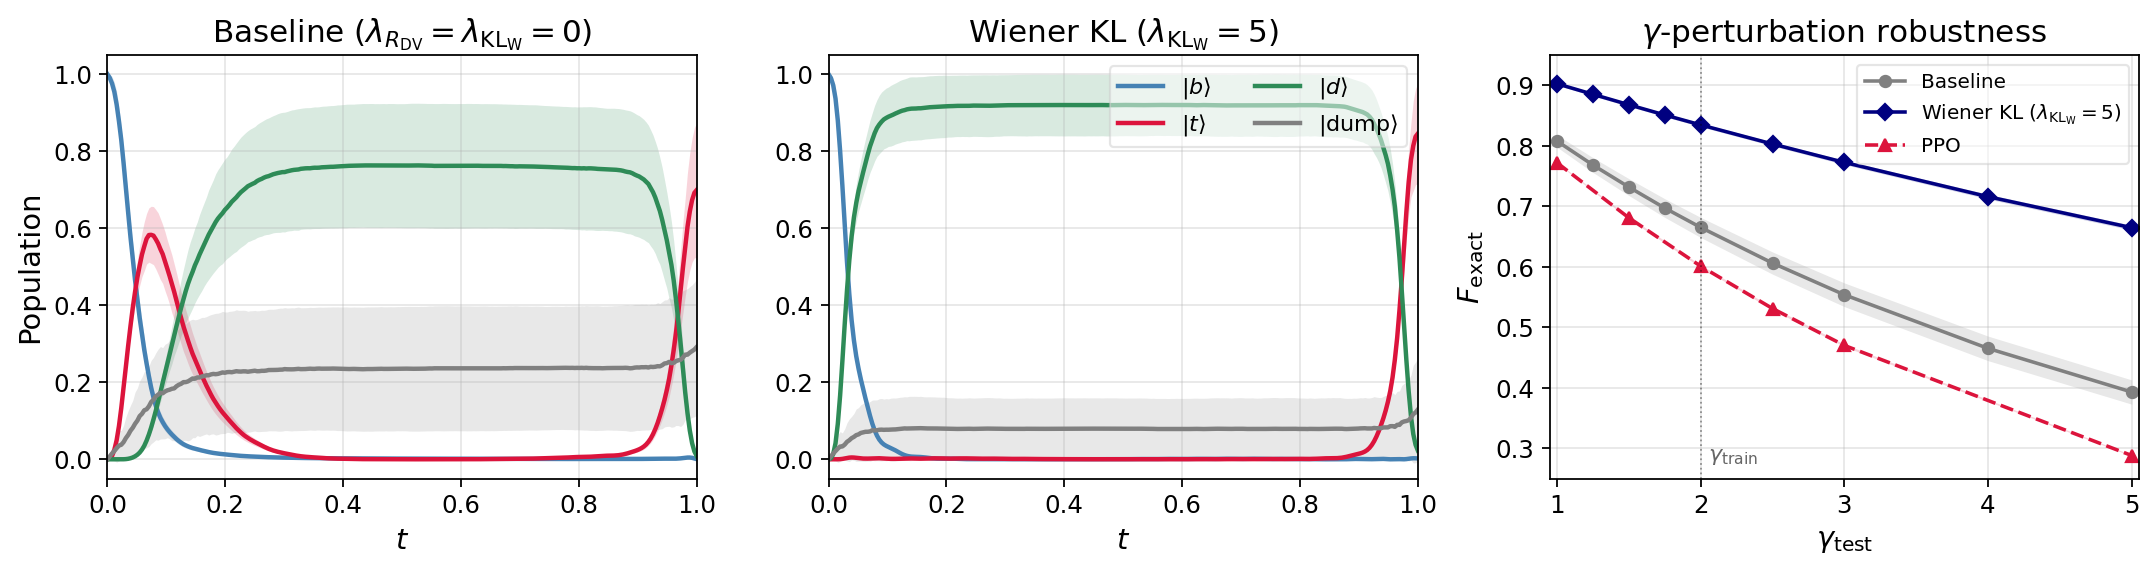

Generate this figure with Python:
#!/usr/bin/env python3
"""Diamond / dark-route 3-panel figure for the body:
panel 1: baseline populations; panel 2: Wiener-KL populations;
panel 3: γ-perturbation robustness curve (replaces PPO populations
panel; PPO populations move to the appendix).
"""
import os, sys, pickle
HERE = os.path.dirname(os.path.abspath(__file__))
ROOT = os.path.dirname(HERE)
sys.path.insert(0, ROOT)

import numpy as np
import jax
import jax.numpy as jnp
from flax import nnx
import matplotlib
matplotlib.use("Agg")
import matplotlib.pyplot as plt

from core.types import ExponentialSplit, asqarray
from core.solver import dssesolve
from train_qmaxcal import FourierController, build_H_con
import importlib
sys_mod = importlib.import_module("systems.dark_route_v3")


N_TRAJS = 128
N_TIME_STEPS = 256

POP_COLOR = {"|b⟩": "steelblue", "|t⟩": "crimson",
             "|d⟩": "seagreen",  "|dump⟩": "gray"}
POP_LABEL = {"|b⟩": r"$|b\rangle$", "|t⟩": r"$|t\rangle$",
             "|d⟩": r"$|d\rangle$", "|dump⟩": r"$|\mathrm{dump}\rangle$"}
POP_ORDER = ["|b⟩", "|t⟩", "|d⟩", "|dump⟩"]


def load_qmc(path):
    with open(path, "rb") as f:
        ck = pickle.load(f)
    n_modes = int(ck["n_modes"]); T_final = float(ck["T_final"])
    n_controls = int(ck["best_cos_coeffs"].shape[0])
    rngs = nnx.Rngs(0)
    ctrl = FourierController(n_controls=n_controls, n_modes=n_modes,
                             T_final=T_final, rngs=rngs)
    ctrl.dc = nnx.Param(ck["best_dc"])
    ctrl.cos_coeffs = nnx.Param(ck["best_cos_coeffs"])
    ctrl.sin_coeffs = nnx.Param(ck["best_sin_coeffs"])
    return ctrl


def sample_populations(ctrl, sysdict, n_trajs=N_TRAJS, n_time_steps=N_TIME_STEPS, seed=12345):
    T_final = sysdict["T_final"]
    dt = T_final / n_time_steps
    tsave = jnp.linspace(0, T_final, n_time_steps + 1)
    sys_q = dict(
        H_sys=asqarray(sysdict["H_sys"]),
        H_ops=[asqarray(H) for H in sysdict["H_ops"]],
        jump_ops=[asqarray(L) for L in sysdict["jump_ops"]],
        psi0=asqarray(sysdict["psi0"]),
        T_final=T_final,
    )
    H_con = build_H_con(ctrl, sys_q["H_ops"])
    keys = jax.random.split(jax.random.PRNGKey(seed), n_trajs)
    res = dssesolve(H_sys=sys_q["H_sys"], jump_ops=sys_q["jump_ops"],
                    psi0=sys_q["psi0"], tsave=tsave, keys=keys, H_con=H_con,
                    method=ExponentialSplit(dt=dt),
                    nsteps=n_time_steps, nsteps_per_save=1)
    states = np.asarray(res.states.data).squeeze(-1)
    pop_traj = {}
    for name, P in sysdict["populations"].items():
        P_np = np.asarray(P)
        Pψ = np.einsum("ij,ntj->nti", P_np, states)
        expect = np.einsum("nti,nti->nt", np.conj(states), Pψ).real
        pop_traj[name] = expect
    return np.asarray(tsave), pop_traj


def main():
    sysdict = sys_mod.create_system(gamma=2.0, T_final=1.0)
    BASE_QMC = os.path.join(ROOT, "results", "diamond", "qmaxcal", "multiseed")

    POP_PANELS = [
        ("Baseline ($\\lambda_{R_{\\mathrm{DV}}}{=}\\lambda_{\\mathrm{KL}_\\mathrm{W}}{=}0$)",
         f"{BASE_QMC}/darkroute_g2.0_T1.0_kl0.0_dv0.0_fl0.001_seed1/controller.pkl"),
        ("Wiener KL ($\\lambda_{\\mathrm{KL}_\\mathrm{W}}{=}5$)",
         f"{BASE_QMC}/darkroute_g2.0_T1.0_kl5.0_dv0.0_fl0.001_seed1/controller.pkl"),
    ]

    plt.rcParams.update({
        "font.size": 13, "axes.titlesize": 14,
        "axes.labelsize": 13, "xtick.labelsize": 11,
        "ytick.labelsize": 11, "legend.fontsize": 10,
    })

    fig, axes = plt.subplots(1, 3, figsize=(13.5, 3.6))

    # --- population panels (no shared y; we set ylim manually) ---
    for col, (title, path) in enumerate(POP_PANELS):
        ctrl = load_qmc(path)
        print(f"[{title}] sampling {N_TRAJS} SSE trajectories...")
        t, pop_traj = sample_populations(ctrl, sysdict)
        ax = axes[col]
        for name in POP_ORDER:
            arr = pop_traj[name]
            mu = arr.mean(axis=0); sd = arr.std(axis=0)
            c = POP_COLOR[name]
            ax.plot(t, mu, color=c, lw=2.0, label=POP_LABEL[name])
            ax.fill_between(t, mu - sd, mu + sd, color=c, alpha=0.18, linewidth=0)
        ax.set_title(title)
        ax.set_xlabel(r"$t$")
        ax.set_xlim(0, t[-1])
        ax.set_ylim(-0.05, 1.05)
        ax.grid(True, alpha=0.3)
        if col == 1:
            ax.legend(loc="upper right", framealpha=0.5, ncol=2)
    axes[0].set_ylabel("Population")

    # --- robustness panel ---
    ax = axes[2]
    npz = np.load(os.path.join(ROOT, "results", "diamond", "robustness", "dr3_robustness_multiseed.npz"))
    gammas = npz["gammas"]

    # PPO numbers from app:diamond `tab:dr3_robustness` (3-seed mean ± std)
    ppo_g    = np.array([1.0, 1.5, 2.0, 2.5, 3.0, 5.0])
    ppo_mean = np.array([0.772, 0.681, 0.601, 0.531, 0.470, 0.288])
    ppo_std  = np.array([0.001, 0.002, 0.002, 0.002, 0.002, 0.001])

    series = [
        ("Baseline",                               npz["F_means_lam0.0"], npz["F_stds_lam0.0"], "gray", "o", "-"),
        (r"Wiener KL ($\lambda_{\mathrm{KL}_\mathrm{W}}{=}5$)",   npz["F_means_lam5.0"], npz["F_stds_lam5.0"], "navy", "D", "-"),
    ]
    for label, mu, sd, color, marker, ls in series:
        ax.plot(gammas, mu, color=color, lw=1.6, marker=marker, ms=5, ls=ls, label=label)
        ax.fill_between(gammas, mu - sd, mu + sd, color=color, alpha=0.18, linewidth=0)
    ax.plot(ppo_g, ppo_mean, color="crimson", lw=1.6, marker="^", ms=5, ls="--", label="PPO")
    ax.fill_between(ppo_g, ppo_mean - ppo_std, ppo_mean + ppo_std, color="crimson", alpha=0.18, linewidth=0)

    # mark the training γ
    ax.axvline(2.0, color="k", lw=0.8, alpha=0.4, ls=":")
    ax.text(2.05, 0.28, r"$\gamma_{\mathrm{train}}$", color="k", alpha=0.6, fontsize=10)

    ax.set_title(r"$\gamma$-perturbation robustness")
    ax.set_xlabel(r"$\gamma_{\mathrm{test}}$")
    ax.set_ylabel(r"$F_{\mathrm{exact}}$")
    ax.set_xlim(0.95, 5.05)
    ax.set_ylim(0.25, 0.95)
    ax.grid(True, alpha=0.3)
    ax.legend(loc="upper right", framealpha=0.5, fontsize=9)

    plt.tight_layout(pad=0.6)
    out = os.path.join(HERE, "fig_diamond_3panel_robust.png")
    os.makedirs(os.path.dirname(out), exist_ok=True)
    plt.savefig(out, dpi=160, bbox_inches="tight")
    plt.savefig(out.replace(".png", ".pdf"), bbox_inches="tight")
    print(f"\nsaved {out}")


if __name__ == "__main__":
    main()
